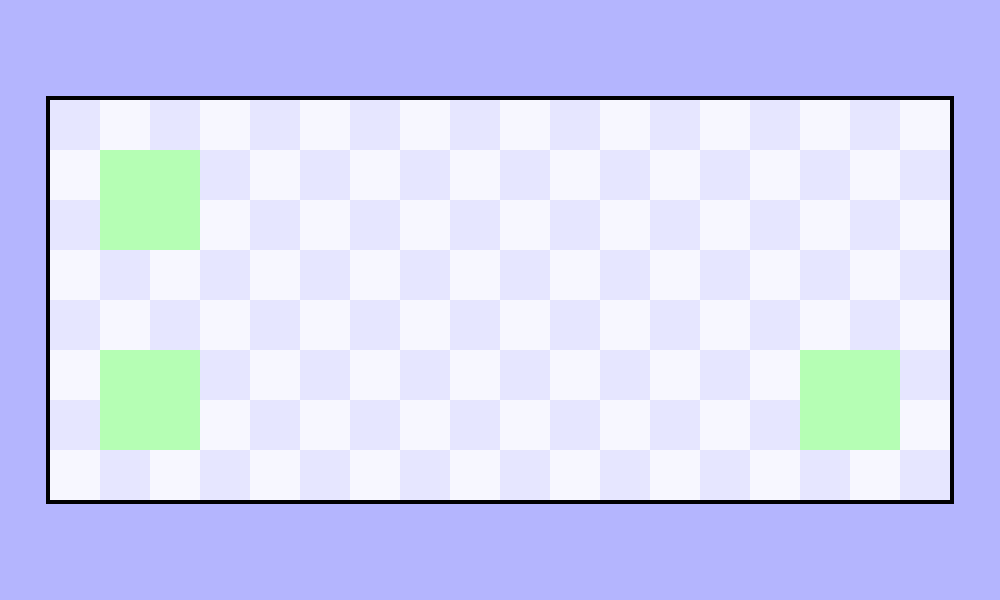

The image is a tile-based game level rendered from a .tmx file. Its description and source (layers, tilesets, objects; grid data summarised) follow:
An orthogonal 20x12 tile map with 50x50 px tiles, 4 tile layers (empty, goal, walls, checkpoint).

<map version="1.5" tiledversion="2021.02.15" orientation="orthogonal" renderorder="right-down" width="20" height="12" tilewidth="50" tileheight="50" infinite="0" nextlayerid="12" nextobjectid="1">
 <tileset firstgid="1" source="mymap.tsx" />
 <layer id="10" name="empty" width="20" height="12">
  <data>[240 cells, 177 non-empty, 3 distinct tile ids]</data>
 </layer>
 <layer id="11" name="goal" width="20" height="12">
  <data>[240 cells, 4 non-empty, 1 distinct tile ids]</data>
 </layer>
 <layer id="9" name="walls" width="20" height="12">
  <data>[240 cells, 56 non-empty, 2 distinct tile ids]</data>
 </layer>
 <layer id="8" name="checkpoint" width="20" height="12">
  <data>[240 cells, 8 non-empty, 1 distinct tile ids]</data>
 </layer>
</map>
